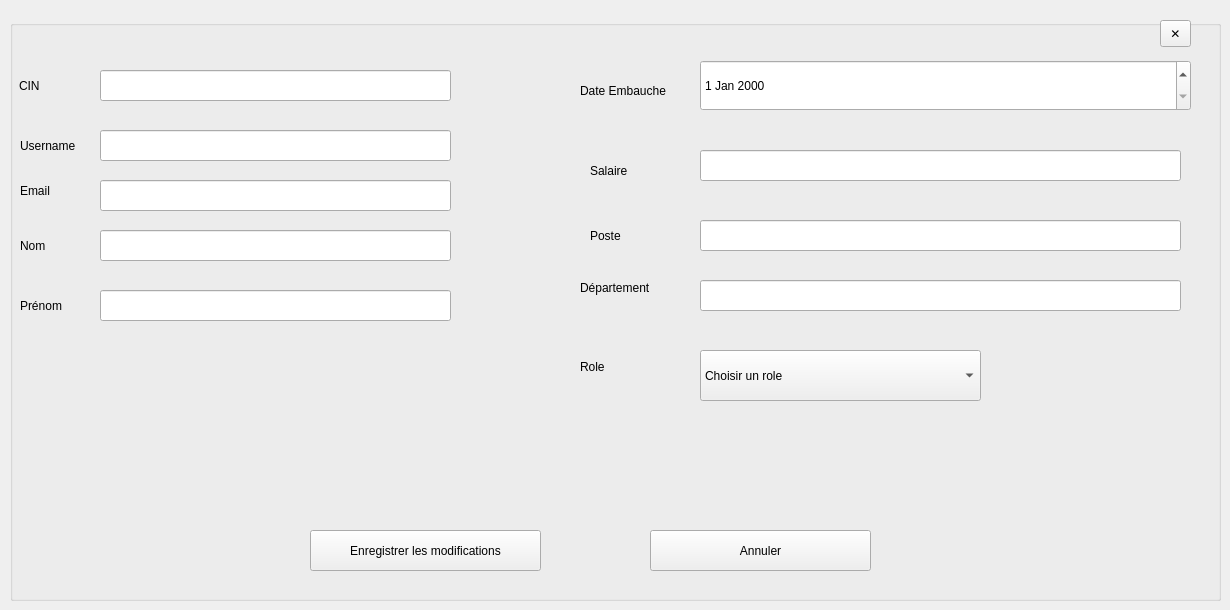
            <widget class="QWidget" name="page_Edit_Emp">
             <widget class="QGroupBox" name="groupBox_6">
              <property name="geometry">
               <rect>
                <x>10</x>
                <y>20</y>
                <width>1211</width>
                <height>581</height>
               </rect>
              </property>
              <property name="title">
               <string/>
              </property>
              <widget class="QDateEdit" name="dateEmbaucheEmp">
               <property name="geometry">
                <rect>
                 <x>690</x>
                 <y>40</y>
                 <width>491</width>
                 <height>51</height>
                </rect>
               </property>
               <property name="readOnly">
                <bool>false</bool>
               </property>
              </widget>
              <widget class="QLineEdit" name="lineEmailEmp">
               <property name="geometry">
                <rect>
                 <x>90</x>
                 <y>160</y>
                 <width>351</width>
                 <height>31</height>
                </rect>
               </property>
               <property name="readOnly">
                <bool>false</bool>
               </property>
              </widget>
              <widget class="QComboBox" name="comboRoleAdd_2">
               <property name="geometry">
                <rect>
                 <x>690</x>
                 <y>330</y>
                 <width>281</width>
                 <height>51</height>
                </rect>
               </property>
               <item>
                <property name="text">
                 <string>Choisir un role</string>
                </property>
               </item>
               <item>
                <property name="text">
                 <string>RH</string>
                </property>
               </item>
               <item>
                <property name="text">
                 <string>Responsable_financier</string>
                </property>
               </item>
               <item>
                <property name="text">
                 <string>Responsable_de_stock</string>
                </property>
               </item>
               <item>
                <property name="text">
                 <string>Chercheur</string>
                </property>
               </item>
               <item>
                <property name="text">
                 <string>Directeur_de_projet</string>
                </property>
               </item>
               <item>
                <property name="text">
                 <string>Responsable_Labos</string>
                </property>
               </item>
               <item>
                <property name="text">
                 <string>Admin</string>
                </property>
               </item>
              </widget>
              <widget class="QPushButton" name="btnCancelEditEmp">
               <property name="geometry">
                <rect>
                 <x>640</x>
                 <y>510</y>
                 <width>221</width>
                 <height>41</height>
                </rect>
               </property>
               <property name="text">
                <string>Annuler</string>
               </property>
              </widget>
              <widget class="QLabel" name="labelPosteEdit_3">
               <property name="geometry">
                <rect>
                 <x>580</x>
                 <y>200</y>
                 <width>51</width>
                 <height>31</height>
                </rect>
               </property>
               <property name="text">
                <string>Poste</string>
               </property>
              </widget>
              <widget class="QLineEdit" name="lineUsernameEmp">
               <property name="geometry">
                <rect>
                 <x>90</x>
                 <y>110</y>
                 <width>351</width>
                 <height>31</height>
                </rect>
               </property>
               <property name="readOnly">
                <bool>false</bool>
               </property>
              </widget>
              <widget class="QLabel" name="labelCINEdit_3">
               <property name="geometry">
                <rect>
                 <x>9</x>
                 <y>55</y>
                 <width>41</width>
                 <height>21</height>
                </rect>
               </property>
               <property name="text">
                <string>CIN</string>
               </property>
              </widget>
              <widget class="QLabel" name="labelNomEdit_3">
               <property name="geometry">
                <rect>
                 <x>10</x>
                 <y>210</y>
                 <width>61</width>
                 <height>31</height>
                </rect>
               </property>
               <property name="text">
                <string>Nom</string>
               </property>
              </widget>
              <widget class="QLabel" name="labelUsernameEdit_3">
               <property name="geometry">
                <rect>
                 <x>10</x>
                 <y>110</y>
                 <width>71</width>
                 <height>31</height>
                </rect>
               </property>
               <property name="text">
                <string>Username</string>
               </property>
              </widget>
              <widget class="QLineEdit" name="lineSalaireEmp">
               <property name="geometry">
                <rect>
                 <x>690</x>
                 <y>130</y>
                 <width>481</width>
                 <height>31</height>
                </rect>
               </property>
               <property name="readOnly">
                <bool>false</bool>
               </property>
              </widget>
              <widget class="QLineEdit" name="lineNomEmp">
               <property name="geometry">
                <rect>
                 <x>90</x>
                 <y>210</y>
                 <width>351</width>
                 <height>31</height>
                </rect>
               </property>
               <property name="readOnly">
                <bool>false</bool>
               </property>
              </widget>
              <widget class="QPushButton" name="btnSaveEditEmployee">
               <property name="geometry">
                <rect>
                 <x>300</x>
                 <y>510</y>
                 <width>231</width>
                 <height>41</height>
                </rect>
               </property>
               <property name="text">
                <string>Enregistrer les modifications</string>
               </property>
              </widget>
              <widget class="QLineEdit" name="linePostemp">
               <property name="geometry">
                <rect>
                 <x>690</x>
                 <y>200</y>
                 <width>481</width>
                 <height>31</height>
                </rect>
               </property>
               <property name="readOnly">
                <bool>false</bool>
               </property>
              </widget>
              <widget class="QLabel" name="labelEmailEdit_3">
               <property name="geometry">
                <rect>
                 <x>10</x>
                 <y>160</y>
                 <width>61</width>
                 <height>21</height>
                </rect>
               </property>
               <property name="text">
                <string>Email</string>
               </property>
              </widget>
              <widget class="QLabel" name="label_13">
               <property name="geometry">
                <rect>
                 <x>570</x>
                 <y>330</y>
                 <width>100</width>
                 <height>34</height>
                </rect>
               </property>
               <property name="text">
                <string>Role</string>
               </property>
              </widget>
              <widget class="QLabel" name="labelDateEmbaucheEdit_3">
               <property name="geometry">
                <rect>
                 <x>570</x>
                 <y>60</y>
                 <width>111</width>
                 <height>21</height>
                </rect>
               </property>
               <property name="text">
                <string>Date Embauche</string>
               </property>
              </widget>
              <widget class="QLineEdit" name="lineCIN_emp">
               <property name="geometry">
                <rect>
                 <x>90</x>
                 <y>50</y>
                 <width>351</width>
                 <height>31</height>
                </rect>
               </property>
               <property name="readOnly">
                <bool>true</bool>
               </property>
              </widget>
              <widget class="QToolButton" name="BtnPopupCancelLabs_10">
               <property name="geometry">
                <rect>
                 <x>1150</x>
                 <y>0</y>
                 <width>31</width>
                 <height>27</height>
                </rect>
               </property>
               <property name="toolTip">
                <string>Fermer</string>
               </property>
               <property name="text">
                <string>✕</string>
               </property>
              </widget>
              <widget class="QLabel" name="labelDepartementEdit_3">
               <property name="geometry">
                <rect>
                 <x>570</x>
                 <y>260</y>
                 <width>69</width>
                 <height>16</height>
                </rect>
               </property>
               <property name="text">
                <string>Département</string>
               </property>
              </widget>
              <widget class="QLineEdit" name="lineDepartementEmp">
               <property name="geometry">
                <rect>
                 <x>690</x>
                 <y>260</y>
                 <width>481</width>
                 <height>31</height>
                </rect>
               </property>
               <property name="readOnly">
                <bool>false</bool>
               </property>
              </widget>
              <widget class="QLabel" name="labelSalaireEdit_3">
               <property name="geometry">
                <rect>
                 <x>580</x>
                 <y>140</y>
                 <width>61</width>
                 <height>21</height>
                </rect>
               </property>
               <property name="text">
                <string>Salaire</string>
               </property>
              </widget>
              <widget class="QLabel" name="labelPrenomEdit_3">
               <property name="geometry">
                <rect>
                 <x>10</x>
                 <y>270</y>
                 <width>61</width>
                 <height>31</height>
                </rect>
               </property>
               <property name="text">
                <string>Prénom</string>
               </property>
              </widget>
              <widget class="QLineEdit" name="linePrenomEmp">
               <property name="geometry">
                <rect>
                 <x>90</x>
                 <y>270</y>
                 <width>351</width>
                 <height>31</height>
                </rect>
               </property>
               <property name="readOnly">
                <bool>false</bool>
               </property>
              </widget>
             </widget>
            </widget>
